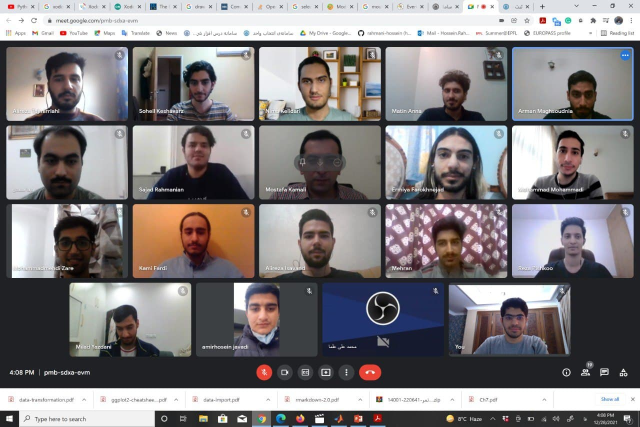
#> input picture inputs/input.jpg, 1280 x 853 px (shown at 1/2 size)
$ python test.py
#> lines starting #> are read from the running program, lines starting #| are printed output that depends on the picture; after the words box and inside, x2 and y2 are one past the last pixel; in counts of white or black regions, pixels touching at a corner belong together
import cv2
import numpy as np

input1 = cv2.imread("inputs/input.jpg")
#> input1 is the input picture: shape (853, 1280, 3); mean B, G, R 127, 125.1, 129
input2 = cv2.imread("inputs/persoanl-photo1.jpg")
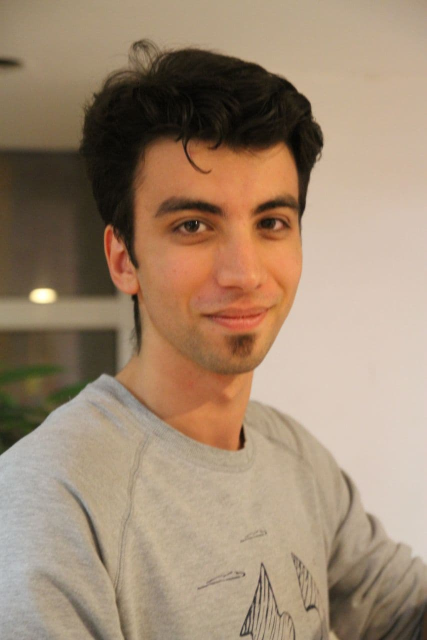
#> input picture inputs/persoanl-photo1.jpg, 853 x 1280 px (shown at 1/2 size)
#> input2 is the input picture: shape (1280, 853, 3); mean B, G, R 113.3, 136.4, 159.6

input2 = input2[:900, 100:-100, :].copy()
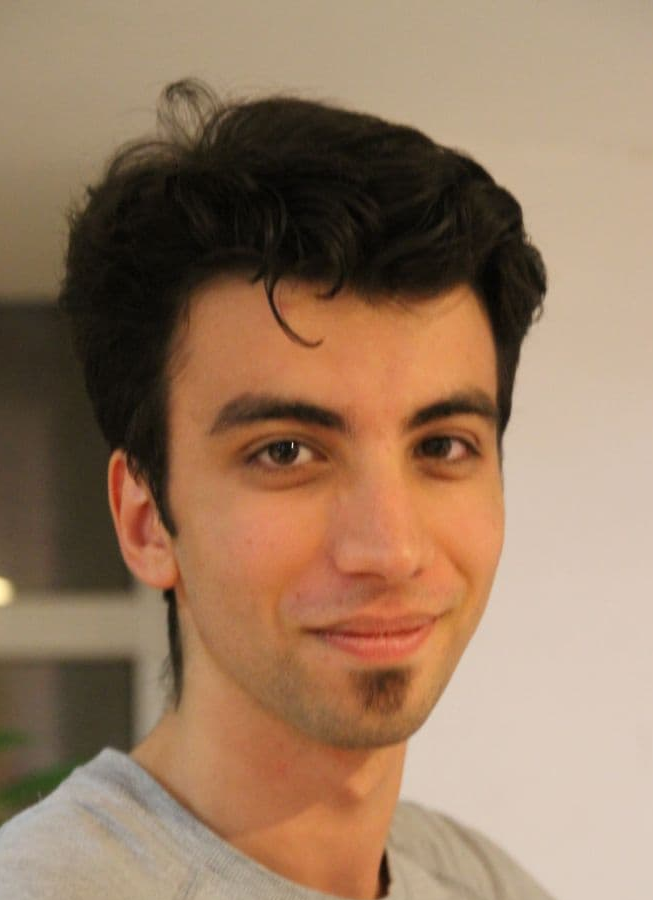
#> input2: shape (900, 653, 3); mean B, G, R 96.9, 122.2, 152.3
input2 = cv2.resize(input2, (240, 150))
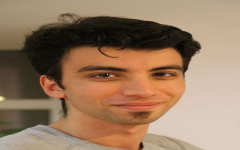
#> input2: shape (150, 240, 3); mean B, G, R 96.9, 122.3, 152.3
input1[410:560,15:255,  :] = input2
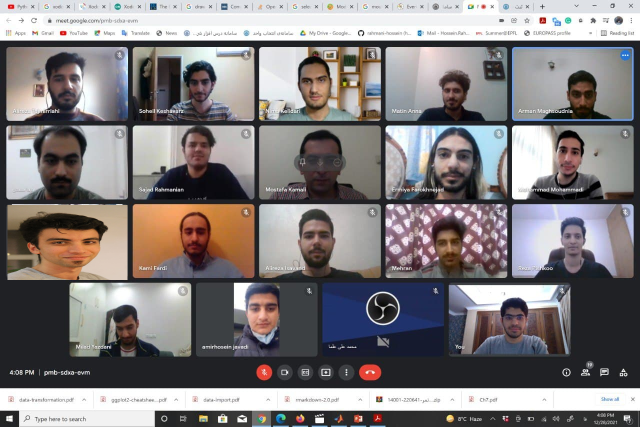
#> input1: shape (853, 1280, 3) (shown at 1/2 size); 3.3% of pixels changed, all inside (x1, y1, x2, y2) = (15, 410, 255, 560)

cv2.imwrite("outputs/result.jpg", input1)
